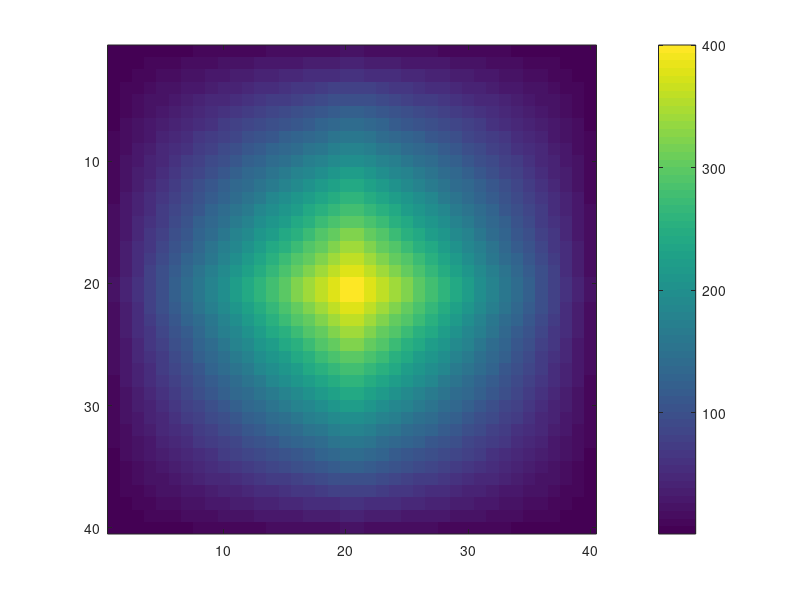
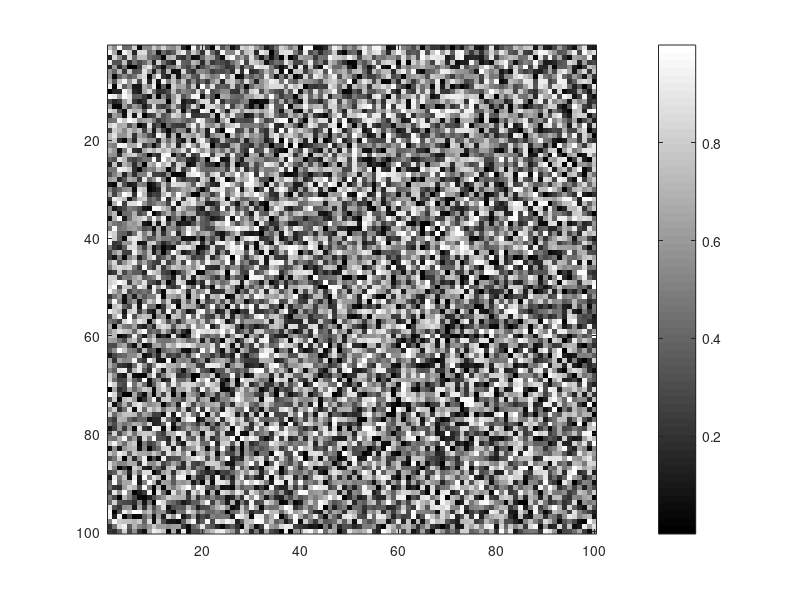

Recreate these plots in MATLAB, in order.
maida = zeros(20, 20); % Initialize maida as a 20x20 matrix of zeros
for i = 1:20
    for j = 1:20
        maida(i, j) = i * j; % Assign values to maida
    end
end

% Create the final image by combining maida and its transformations
maida_combined = [maida, fliplr(maida); flipud(maida), flipud(fliplr(maida))];

% Display the combined image
imagesc(maida_combined);
axis square;
colorbar;

% Generate random data xer
xer = rand(100, 100);

% Display xer using a grayscale colormap
figure; % Open a new figure window
imagesc(xer);
axis square;
colormap gray;
colorbar;
